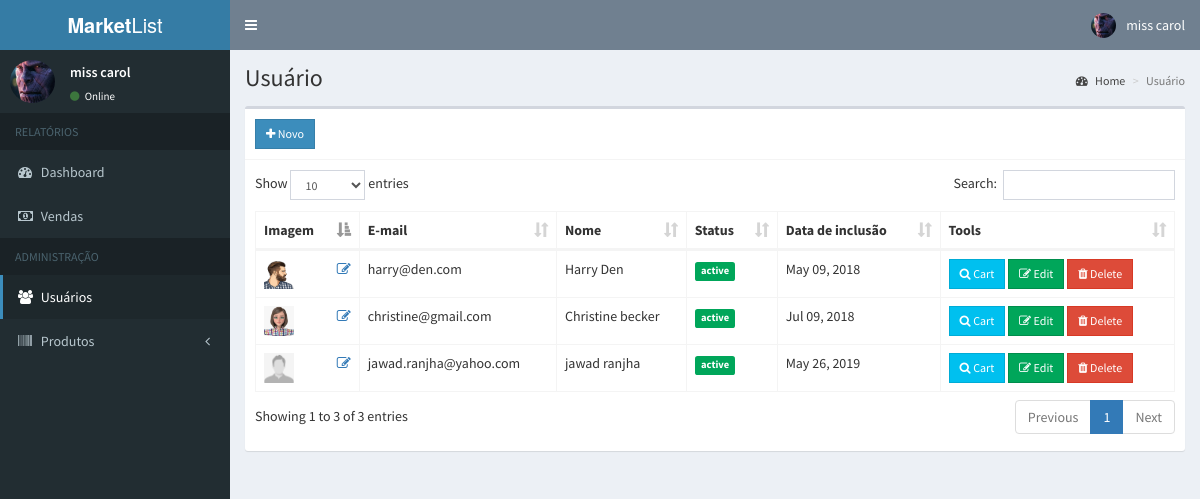
The page /admin/users.php (signed in) on the database its author committed.
### tables this page shows
CREATE TABLE `users` (
  `id` int(11) NOT NULL,
  `email` varchar(200) NOT NULL,
  `password` varchar(60) NOT NULL,
  `type` int(1) NOT NULL,
  `firstname` varchar(50) NOT NULL,
  `lastname` varchar(50) NOT NULL,
  `address` text NOT NULL,
  `contact_info` varchar(100) NOT NULL,
  `photo` varchar(200) NOT NULL,
  `status` int(1) NOT NULL,
  `activate_code` varchar(15) NOT NULL,
  `reset_code` varchar(15) NOT NULL,
  `created_on` date NOT NULL
);

### admin/includes/session.php (called while the page is built, shortened)
<?php
	include '../includes/conn.php';
	$conn = $pdo->open();
	$stmt = $conn->prepare("SELECT * FROM users WHERE id=:id");
	$stmt->execute(['id'=>$_SESSION['admin']]);
	$admin = $stmt->fetch();
?>

### admin/users.php (the view, shortened to what this page needs)
<?php include 'includes/session.php'; ?>
<?php include 'includes/header.php'; ?>
<body class="hold-transition skin-blue sidebar-mini">
<div class="wrapper">
  <?php include 'includes/navbar.php'; ?>
  <?php include 'includes/menubar.php'; ?>
  <div class="content-wrapper">
    <section class="content-header">
      <h1>
        Usuário
      </h1>
      <ol class="breadcrumb">
        <li><a href="#"><i class="fa fa-dashboard"></i> Home</a></li>
        <li class="active">Usuário</li>
      </ol>
    </section>
    <section class="content">
      <div class="row">
        <div class="col-xs-12">
          <div class="box">
            <div class="box-header with-border">
              <a href="#addnew" data-toggle="modal" class="btn btn-primary btn-sm btn-flat"><i class="fa fa-plus"></i> Novo</a>
            </div>
            <div class="box-body">
              <table id="example1" class="table table-bordered">
                <thead>
                  <th>Imagem</th>
                  <th>E-mail</th>
                  <th>Nome</th>
                  <th>Status</th>
                  <th>Data de inclusão</th>
                  <th>Tools</th>
                </thead>
                <tbody>
                  <?php
                    $conn = $pdo->open();
                    try{
                      $stmt = $conn->prepare("SELECT * FROM users WHERE type=:type");
                      $stmt->execute(['type'=>0]);
                      foreach($stmt as $row){
                        $image = (!empty($row['photo'])) ? '../images/'.$row['photo'] : '../images/profile.jpg';
                        $status = ($row['status']) ? '<span class="label label-success">active</span>' : '<span class="label label-danger">not verified</span>';
                        $active = (!$row['status']) ? '<span class="pull-right"><a href="#activate" class="status" data-toggle="modal" data-id="'.$row['id'].'"><i class="fa fa-check-square-o"></i></a></span>' : '';
                        echo "
                          <tr>
                            <td>
                              <img src='".$image."' height='30px' width='30px'>
                              <span class='pull-right'><a href='#edit_photo' class='photo' data-toggle='modal' data-id='".$row['id']."'><i class='fa fa-edit'></i></a></span>
                            </td>
                            <td>".$row['email']."</td>
                            <td>".$row['firstname'].' '.$row['lastname']."</td>
                            <td>
                              ".$status."
                              ".$active."
                            </td>
                            <td>".date('M d, Y', strtotime($row['created_on']))."</td>
                            <td>
                              <a href='cart.php?user=".$row['id']."' class='btn btn-info btn-sm btn-flat'><i class='fa fa-search'></i> Cart</a>
                              <button class='btn btn-success btn-sm edit btn-flat' data-id='".$row['id']."'><i class='fa fa-edit'></i> Edit</button>
                              <button class='btn btn-danger btn-sm delete btn-flat' data-id='".$row['id']."'><i class='fa fa-trash'></i> Delete</button>
                            </td>
                          </tr>
                        ";
                      }
                    }
                    catch(PDOException $e){
                      echo $e->getMessage();
                    }
                  ?>
                </tbody>
              </table>
            </div>
          </div>
        </div>
      </div>
    </section>
  </div>
</div>
</body>
</html>

### admin/includes/navbar.php (shortened to what this page needs)
<header class="main-header">
  <a href="#" class="logo">
    <span class="logo-lg"><b>Market</b>List</span>
  </a>
  <nav class="navbar navbar-static-top">
    <a href="#" class="sidebar-toggle" data-toggle="push-menu" role="button">
    </a>
    <div class="navbar-custom-menu">
      <ul class="nav navbar-nav">
        <li class="dropdown user user-menu">
          <a href="#" class="dropdown-toggle" data-toggle="dropdown">
            <img src="<?php echo (!empty($admin['photo'])) ? '../images/'.$admin['photo'] : '../images/profile.jpg'; ?>" class="user-image" alt="User Image">
            <span class="hidden-xs"><?php echo $admin['firstname'].' '.$admin['lastname']; ?></span>
          </a>
        </li>
      </ul>
    </div>
  </nav>
</header>

### admin/includes/menubar.php (shortened to what this page needs)
<aside class="main-sidebar">
  <section class="sidebar">
    <div class="user-panel">
      <div class="pull-left image">
        <img src="<?php echo (!empty($admin['photo'])) ? '../images/'.$admin['photo'] : '../images/profile.jpg'; ?>" class="img-circle" alt="User Image">
      </div>
      <div class="pull-left info">
        <p><?php echo $admin['firstname'].' '.$admin['lastname']; ?></p>
        <a><i class="fa fa-circle text-success"></i> Online</a>
      </div>
    </div>
    <ul class="sidebar-menu" data-widget="tree">
      <li class="header">RELATÓRIOS</li>
      <li><a href="home.php"><i class="fa fa-dashboard"></i> <span>Dashboard</span></a></li>
      <li><a href="sales.php"><i class="fa fa-money"></i> <span>Vendas</span></a></li>
      <li class="header">ADMINISTRAÇÃO</li>
      <li><a href="users.php"><i class="fa fa-users"></i> <span>Usuários</span></a></li>
      <li class="treeview">
        <a href="#">
          <i class="fa fa-barcode"></i>
          <span>Produtos</span>
          <span class="pull-right-container">
            <i class="fa fa-angle-left pull-right"></i>
          </span>
        </a>
      </li>
    </ul>
  </section>
</aside>

### rows shown on the page
users: photo (picture), firstname "miss", lastname "carol"
users: photo (picture), email "harry@den.com", firstname "Harry", lastname "Den", status "active", created_on "May 09, 2018"
users: photo (picture), email "christine@gmail.com", firstname "Christine", lastname "becker", status "active", created_on "Jul 09, 2018"
users: shows a picture, email "jawad.ranjha@yahoo.com", firstname "jawad", lastname "ranjha", status "active", created_on "May 26, 2019"
